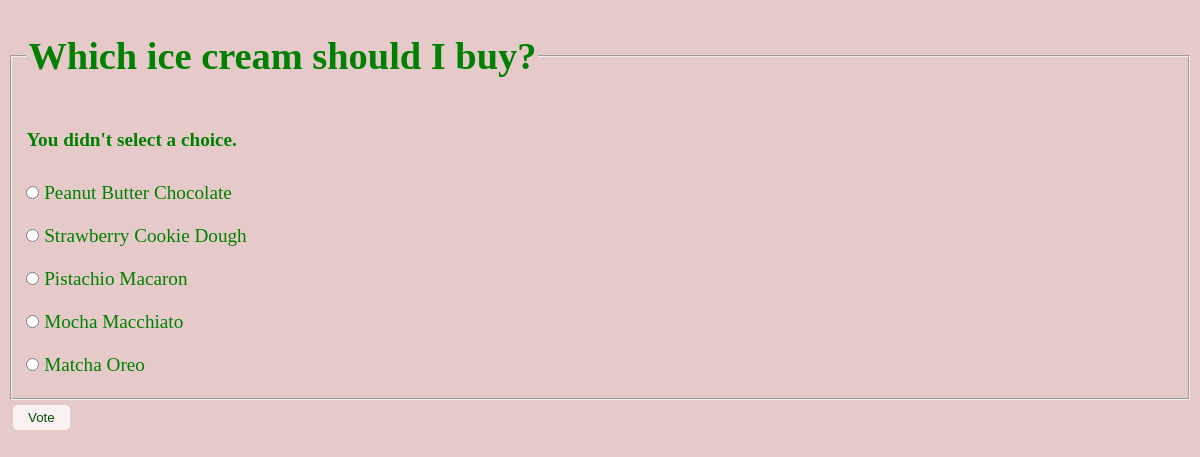
/polls/3/vote/, run on the app's committed database.
### polls/models.py (models this page shows, shortened)
class Question(models.Model):
    question_text = models.CharField(max_length=200)
    pub_date = models.DateTimeField('date published', db_column='pub_data')

class Choice(models.Model):
    question = models.ForeignKey(Question, on_delete=models.CASCADE)
    choice_text = models.CharField(max_length=200)
    votes = models.IntegerField(default=0)

### polls/views.py (the view)
# urls.py: path('<int:question_id>/vote/', views.vote, name='vote'),
def vote(request, question_id):
    question = get_object_or_404(Question, pk=question_id)
    try:
        selected_choice = question.choice_set.get(pk=request.POST['choice'])
    except (KeyError, Choice.DoesNotExist):
        return render(request, 'polls/detail.html', {
            'question': question,
            'error_message': "You didn't select a choice.",
        })
    else:
        selected_choice.votes += 1
        selected_choice.save()
        return HttpResponseRedirect(reverse('polls:results', args=(question.id,)))

### polls/templates/polls/detail.html (shortened to what this page needs)
{% load static %}
<link rel="stylesheet" href="{% static 'polls/style.css' %}">
<form action="{% url 'polls:vote' question.id %}" method="post">
<fieldset>
    <legend><h1>{{ question.question_text }}</h1></legend>
    {% if error_message %}<p><strong>{{ error_message }}</strong></p>{% endif %}
    {% for choice in question.choice_set.all %}
        <input type="radio" name="choice" id="choice{{ forloop.counter }}" value="{{ choice.id }}">
        <label for="choice{{ forloop.counter }}">{{ choice.choice_text }}</label><br>
    {% endfor %}
</fieldset>
<input type="submit" value="Vote">
</form>

### static/polls/style.css (style rules this page uses)
input { margin: 15px 0; }
input[type=submit] { padding:5px 15px; margin:5px; background:#faf2f2; border:0 none; border-radius: 5px; color:rgb(5, 79, 5); }

### data on the page
Question: question_text "Which ice cream should I buy?"
Choice: choice_text "Peanut Butter Chocolate"
Choice: choice_text "Strawberry Cookie Dough"
Choice: choice_text "Pistachio Macaron"
Choice: choice_text "Mocha Macchiato"
Choice: choice_text "Matcha Oreo"

### other printed values
{{ error_message }} "You didn't select a choice."
